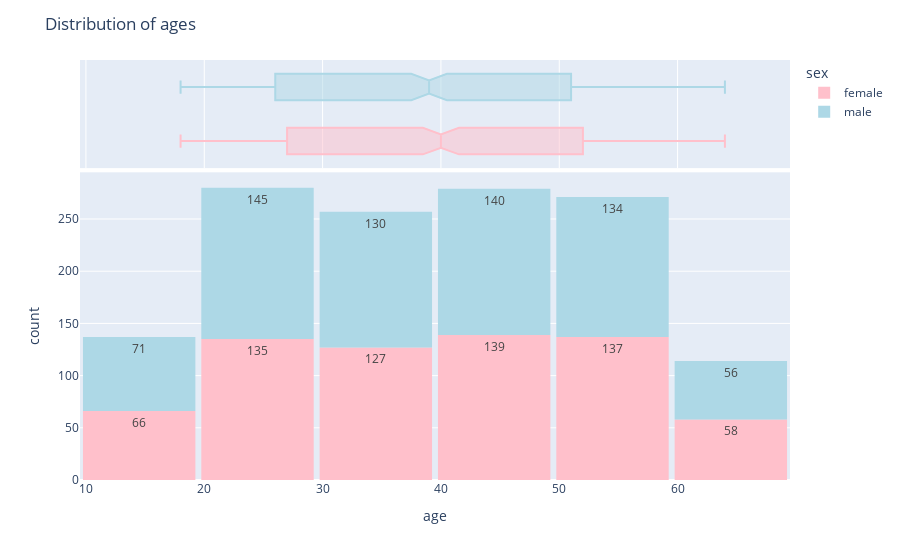

The notebook cell saved with this chart:
### Markdown cell above
Distribution of age

### Code cell
fig = px.histogram(df, x="age", color=df.sex, marginal="box", nbins=5, text_auto=True, 
    color_discrete_map={'male':'lightblue','female':'pink'})
fig.update_layout(bargap=0.05)
fig.update_layout(title_text='Distribution of ages')
fig.show()

### Figure 1 — Plotly figure (JSON) as saved in the notebook; plotly's stock layout.template omitted (floating-point values rounded to 4 significant figures; data arrays with more than 128 entries replaced by an {"elided": "..."} marker saying what was removed)
{"data": [{"alignmentgroup": "True", "bingroup": "x", "hovertemplate": "sex=female<br>age=%{x}<br>count=%{y}<extra></extra>", "legendgroup": "female", "marker": {"color": "pink", "pattern": {"shape": ""}}, "name": "female", "nbinsx": 5, "offsetgroup": "female", "orientation": "v", "showlegend": true, "texttemplate": "%{value}", "type": "histogram", "x": {"elided": "662 int values"}, "xaxis": "x", "yaxis": "y"}, {"alignmentgroup": "True", "hovertemplate": "sex=female<br>age=%{x}<extra></extra>", "legendgroup": "female", "marker": {"color": "pink"}, "name": "female", "notched": true, "offsetgroup": "female", "showlegend": false, "type": "box", "x": {"elided": "662 int values"}, "xaxis": "x2", "yaxis": "y2"}, {"alignmentgroup": "True", "bingroup": "x", "hovertemplate": "sex=male<br>age=%{x}<br>count=%{y}<extra></extra>", "legendgroup": "male", "marker": {"color": "lightblue", "pattern": {"shape": ""}}, "name": "male", "nbinsx": 5, "offsetgroup": "male", "orientation": "v", "showlegend": true, "texttemplate": "%{value}", "type": "histogram", "x": {"elided": "676 int values"}, "xaxis": "x", "yaxis": "y"}, {"alignmentgroup": "True", "hovertemplate": "sex=male<br>age=%{x}<extra></extra>", "legendgroup": "male", "marker": {"color": "lightblue"}, "name": "male", "notched": true, "offsetgroup": "male", "showlegend": false, "type": "box", "x": {"elided": "676 int values"}, "xaxis": "x2", "yaxis": "y2"}], "layout": {"bargap": 0.05, "barmode": "relative", "legend": {"title": {"text": "sex"}, "tracegroupgap": 0}, "margin": {"t": 60}, "title": {"text": "Distribution of ages"}, "xaxis": {"anchor": "y", "domain": [0, 1], "title": {"text": "age"}}, "xaxis2": {"anchor": "y2", "domain": [0, 1], "matches": "x", "showgrid": true, "showticklabels": false}, "yaxis": {"anchor": "x", "domain": [0, 0.7326], "title": {"text": "count"}}, "yaxis2": {"anchor": "x2", "domain": [0.7426, 1], "matches": "y2", "showgrid": false, "showline": false, "showticklabels": false, "ticks": ""}}}
